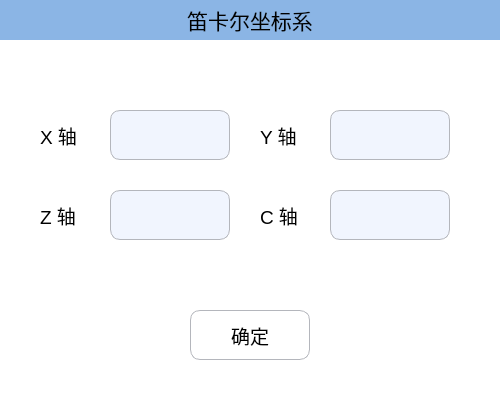
  <widget class="QStackedWidget" name="stackedWidget_dialog">
   <property name="geometry">
    <rect>
     <x>260</x>
     <y>110</y>
     <width>500</width>
     <height>400</height>
    </rect>
   </property>
   <property name="minimumSize">
    <size>
     <width>500</width>
     <height>400</height>
    </size>
   </property>
   <property name="maximumSize">
    <size>
     <width>500</width>
     <height>400</height>
    </size>
   </property>
   <property name="styleSheet">
    <string notr="true">background-color:white;</string>
   </property>
   <property name="currentIndex">
    <number>0</number>
   </property>
   <widget class="QWidget" name="page_3">
    <widget class="QPushButton" name="Btn_Ok">
     <property name="geometry">
      <rect>
       <x>190</x>
       <y>310</y>
       <width>120</width>
       <height>50</height>
      </rect>
     </property>
     <property name="minimumSize">
      <size>
       <width>120</width>
       <height>50</height>
      </size>
     </property>
     <property name="maximumSize">
      <size>
       <width>120</width>
       <height>50</height>
      </size>
     </property>
     <property name="font">
      <font>
       <pointsize>14</pointsize>
      </font>
     </property>
     <property name="styleSheet">
      <string notr="true">QPushButton
{
    border-style:solid; /*边框风格*/
    border-width:1px;/*边框宽度*/
    border-color:#B4B6BC; /*边框颜色*/
    border-radius:10px; /*边框倒角*/
}
QPushButton:pressed
{
    border-style:outset; /*边框风格*/
    background-color:qlineargradient(x1: 0, y1: 0, x2: 0, y2: 1, stop:0 #00befa, stop: 1 #0160ea);/*背景色*/
    border-width:1px;/*边框宽度*/
    border-color:#0055ff; /*边框颜色*/
    border-radius:10px; /*边框倒角*/
}</string>
     </property>
     <property name="text">
      <string>确定</string>
     </property>
     <property name="icon">
      <iconset resource="../resource.qrc">
       <normaloff>:/ManualPage/manualpage_images/ok.png</normaloff>:/ManualPage/manualpage_images/ok.png</iconset>
     </property>
     <property name="iconSize">
      <size>
       <width>50</width>
       <height>50</height>
      </size>
     </property>
    </widget>
    <widget class="QLineEdit" name="Edit_dialogX">
     <property name="geometry">
      <rect>
       <x>110</x>
       <y>110</y>
       <width>120</width>
       <height>50</height>
      </rect>
     </property>
     <property name="minimumSize">
      <size>
       <width>120</width>
       <height>50</height>
      </size>
     </property>
     <property name="maximumSize">
      <size>
       <width>120</width>
       <height>50</height>
      </size>
     </property>
     <property name="styleSheet">
      <string notr="true">QLineEdit
{
    background-color:#F1F5FE;
    border-style:solid; /*边框风格*/
    border-width:1px;/*边框宽度*/
    border-color:#B4B6BC; /*边框颜色*/
    border-radius:10px; /*边框倒角*/
}</string>
     </property>
    </widget>
    <widget class="QLabel" name="label_23">
     <property name="geometry">
      <rect>
       <x>40</x>
       <y>110</y>
       <width>61</width>
       <height>51</height>
      </rect>
     </property>
     <property name="font">
      <font>
       <pointsize>14</pointsize>
      </font>
     </property>
     <property name="text">
      <string>X 轴</string>
     </property>
    </widget>
    <widget class="QLabel" name="label_24">
     <property name="geometry">
      <rect>
       <x>0</x>
       <y>0</y>
       <width>500</width>
       <height>40</height>
      </rect>
     </property>
     <property name="minimumSize">
      <size>
       <width>500</width>
       <height>40</height>
      </size>
     </property>
     <property name="maximumSize">
      <size>
       <width>500</width>
       <height>30</height>
      </size>
     </property>
     <property name="font">
      <font>
       <pointsize>16</pointsize>
      </font>
     </property>
     <property name="styleSheet">
      <string notr="true">QLabel{background-color:#8BB5E5;}</string>
     </property>
     <property name="text">
      <string>笛卡尔坐标系</string>
     </property>
     <property name="alignment">
      <set>Qt::AlignCenter</set>
     </property>
    </widget>
    <widget class="QLabel" name="label_25">
     <property name="geometry">
      <rect>
       <x>260</x>
       <y>110</y>
       <width>61</width>
       <height>51</height>
      </rect>
     </property>
     <property name="font">
      <font>
       <pointsize>14</pointsize>
      </font>
     </property>
     <property name="text">
      <string>Y 轴</string>
     </property>
    </widget>
    <widget class="QLabel" name="label_42">
     <property name="geometry">
      <rect>
       <x>40</x>
       <y>190</y>
       <width>61</width>
       <height>51</height>
      </rect>
     </property>
     <property name="font">
      <font>
       <pointsize>14</pointsize>
      </font>
     </property>
     <property name="text">
      <string>Z 轴</string>
     </property>
    </widget>
    <widget class="QLabel" name="label_43">
     <property name="geometry">
      <rect>
       <x>260</x>
       <y>190</y>
       <width>61</width>
       <height>51</height>
      </rect>
     </property>
     <property name="font">
      <font>
       <pointsize>14</pointsize>
      </font>
     </property>
     <property name="text">
      <string>C 轴</string>
     </property>
    </widget>
    <widget class="QLineEdit" name="Edit_dialogY">
     <property name="geometry">
      <rect>
       <x>330</x>
       <y>110</y>
       <width>120</width>
       <height>50</height>
      </rect>
     </property>
     <property name="minimumSize">
      <size>
       <width>120</width>
       <height>50</height>
      </size>
     </property>
     <property name="maximumSize">
      <size>
       <width>120</width>
       <height>50</height>
      </size>
     </property>
     <property name="styleSheet">
      <string notr="true">QLineEdit
{
    background-color:#F1F5FE;
    border-style:solid; /*边框风格*/
    border-width:1px;/*边框宽度*/
    border-color:#B4B6BC; /*边框颜色*/
    border-radius:10px; /*边框倒角*/
}</string>
     </property>
    </widget>
    <widget class="QLineEdit" name="Edit_dialogZ">
     <property name="geometry">
      <rect>
       <x>110</x>
       <y>190</y>
       <width>120</width>
       <height>50</height>
      </rect>
     </property>
     <property name="minimumSize">
      <size>
       <width>120</width>
       <height>50</height>
      </size>
     </property>
     <property name="maximumSize">
      <size>
       <width>120</width>
       <height>50</height>
      </size>
     </property>
     <property name="styleSheet">
      <string notr="true">QLineEdit
{
    background-color:#F1F5FE;
    border-style:solid; /*边框风格*/
    border-width:1px;/*边框宽度*/
    border-color:#B4B6BC; /*边框颜色*/
    border-radius:10px; /*边框倒角*/
}</string>
     </property>
    </widget>
    <widget class="QLineEdit" name="Edit_dialogC">
     <property name="geometry">
      <rect>
       <x>330</x>
       <y>190</y>
       <width>120</width>
       <height>50</height>
      </rect>
     </property>
     <property name="minimumSize">
      <size>
       <width>120</width>
       <height>50</height>
      </size>
     </property>
     <property name="maximumSize">
      <size>
       <width>120</width>
       <height>50</height>
      </size>
     </property>
     <property name="styleSheet">
      <string notr="true">QLineEdit
{
    background-color:#F1F5FE;
    border-style:solid; /*边框风格*/
    border-width:1px;/*边框宽度*/
    border-color:#B4B6BC; /*边框颜色*/
    border-radius:10px; /*边框倒角*/
}</string>
     </property>
    </widget>
   </widget>
  </widget>
